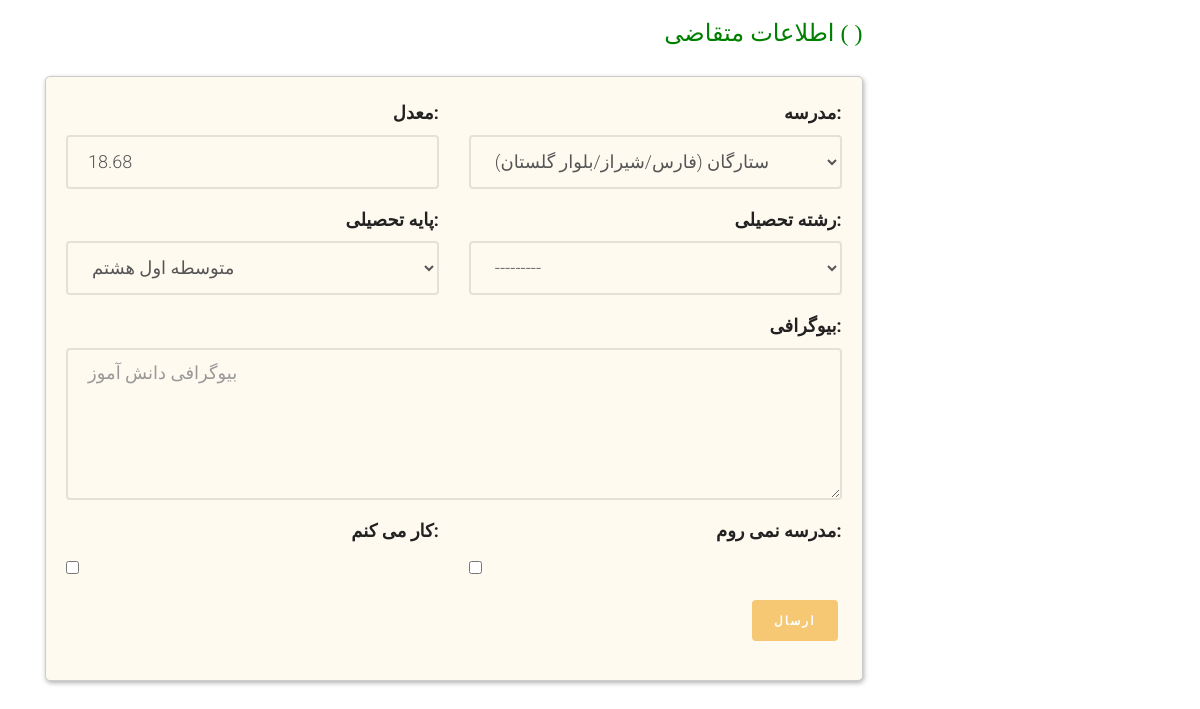
The app's page /profile/student-profile (signed in) with its own data.
### application/models.py (models this page shows, shortened)
class Applicant(models.Model):
    user = models.OneToOneField(User, on_delete=models.CASCADE, related_name="applicant_of")
    school = models.ForeignKey(PublicPlace, on_delete=models.CASCADE, null=True, blank=True)
    grade = models.ForeignKey(Grade, on_delete=models.CASCADE, blank=True, null=True)
    major = models.ForeignKey(Major, on_delete=models.CASCADE, blank=True, null=True)
    gpa = models.DecimalField(max_digits=4, decimal_places=2, blank=True, null=True,validators=[MinValueValidator(1), MaxValueValidator(20)])
    is_worker=models.BooleanField(default=False)
    is_student=models.BooleanField(default=True)
    special_condition = models.CharField(max_length=200, blank=True, null=True)
    is_editing=models.BooleanField(default=False)
    rating = models.IntegerField(validators=[MinValueValidator(1), MaxValueValidator(5)], default=1)
    slug = models.SlugField(default="", null=False, db_index=True)

class Major(models.Model):
    major = models.CharField(max_length=20, unique=True)
    url_title = models.CharField(max_length=100, blank=True, null=True)
    is_active=models.BooleanField(default=True)
    def __str__(self):
        return f"{self.major}"

### profile_panel/views.py (the view, shortened to what this page needs)
# urls.py: path('student-profile', views.CompleteStudentProfile.as_view(), name="student_profile_page"),
class CompleteStudentProfile(View):
    def get(self, request: HttpRequest):
        current_user = User.objects.filter(id=request.user.id).first()
        student, created = Applicant.objects.get_or_create(user=current_user)
        student_form = StudentProfileModelForm(instance=student, request=request)
        context = {
            'student_form': student_form,
            'current_user': current_user,
        }
        return render(request, 'profile_panel/student_profile.html', context)

### account/models.py (called while the page is built)
    def __str__(self):
        return self.name

    def __str__(self):
        return self.name

    def __str__(self):
        return f"{self.name}  ({self.province}/{self.city}/{self.district})"

### application/models.py (called while the page is built)
    def __str__(self):
        return self.edu_level

    def __str__(self):
        return f"{self.edu_level} {self.grade_name}"

### profile_panel/templates/profile_panel/student_profile.html (shortened to what this page needs)
{% extends 'shared/_layout.html' %}
{% load render_partial %}
{% block content %}
<div class="container">
	<div class="row">
		<div class="col-sm-9">
					<div class="container-fluid" >
						<h3 style="text-align: right; color: green">اطلاعات متقاضی ( {{student.user.first_name}} {{student.user.last_name}}) </h3>
    					<div class="main-block">
							<form id="main-contact-form" class="contact-form row" action="{% url 'student_profile_page' %}" method="post">
							{% include 'includes/student_profile_form.html' with student=student %}
								<div class="form-group col-md-12">
        					<button type="submit" class="btn btn-primary pull-right">ارسال</button>
    							</div>
							</form>
    					</div>
					</div>
				</div>
	</div>
</div>
{% endblock %}

### profile_panel/templates/includes/student_profile_form.html (shortened to what this page needs)
<div class="col-md-6 form-group {% if student_form.gpa.errors %} text-danger  {% endif %}">
    <div style="text-align: right"> <div style="text-align: right">  {{ student_form.gpa.label_tag }}</div></div>
    {{ student_form.gpa}}
</div>
<div class="col-md-6 form-group  {% if student_form.school.errors %} text-danger  {% endif %}">
    <div style="text-align: right"> {{ student_form.school.label_tag }}</div>
    {{ student_form.school }}
</div>
<div class="col-md-6 form-group {% if student_form.grade.errors %} text-danger  {% endif %}">
    <div style="text-align: right"> {{ student_form.grade.label_tag }}</div>
    {{ student_form.grade }}
</div>
<div class="col-md-6 form-group {% if student_form.major.errors %} text-danger  {% endif %}">
    <div style="text-align: right"> {{ student_form.major.label_tag }}</div>
    {{ student_form.major }}
</div>
<div class="col-md-12 form-group {% if student_form.special_condition.errors %} text-danger  {% endif %}">
    <div style="text-align: right"> <div style="text-align: right">  {{ student_form.special_condition.label_tag }}</div></div>
    {{ student_form.special_condition }}
</div>
<div class="col-md-6 form-group {% if student_form.is_worker.errors %} text-danger  {% endif %}">
    <div style="text-align: right"> <div style="text-align: right">  {{ student_form.is_worker.label_tag }}</div></div>
    {{ student_form.is_worker }}
</div>
<div class="col-md-6 form-group {% if student_form.is_student.errors %} text-danger  {% endif %}">
    <div style="text-align: right"> <div style="text-align: right">  {{ student_form.is_student.label_tag }}</div></div>
    {{ student_form.is_student }}
</div>

### static/css/style.css (style rules this page uses)
html { background: #fff; }
body { font-family: "Roboto", arial, sans-serif; font-size: 18px; font-weight: 300; line-height: 1.8; color: #222; background: #fff; }
h1, h2, h3, h4, h5, h6 { font-family: "Playfair Display", times, serif; color: #000; }
.main-block { padding: 20px; margin: auto; border-radius: 5px; border: solid 1px #ccc; box-shadow: 1px 2px 5px rgba(0,0,0,.31); background: floralwhite; }
.btn { margin-right: 4px; margin-bottom: 4px; font-family: "Playfair Display", times, serif; font-size: 12px; letter-spacing: 2px; text-transform: uppercase; font-weight: 700; -webkit-border-radius: 4px; -moz-border-radius: 4px; -ms-border-radius: 4px; border-radius: 4px; -webkit-transition: 0.5s; -o-transition: 0.5s; transition: 0.5s; }
.btn-primary { background: #f7c873; color: #fff; border: 2px solid #f7c873; }
.form-control { box-shadow: none; background: transparent; border: 2px solid rgba(0, 0, 0, 0.1); height: 54px; font-size: 18px; font-weight: 300; }

### records on screen
Applicant: gpa "18.68", school "ستارگان (فارس/شیراز/بلوار گلستان)", grade "متوسطه اول هشتم"
Major: major "---------"

### other values on screen
{{ student_form.gpa.label_tag }} "معدل:"
{{ student_form.school.label_tag }} "مدرسه:"
{{ student_form.grade.label_tag }} "پایه تحصیلی:"
{{ student_form.major.label_tag }} "رشته تحصیلی:"
{{ student_form.special_condition.label_tag }} "بیوگرافی:"
{{ student_form.is_worker.label_tag }} "کار می کنم:"
{{ student_form.is_student.label_tag }} "مدرسه نمی روم:"
